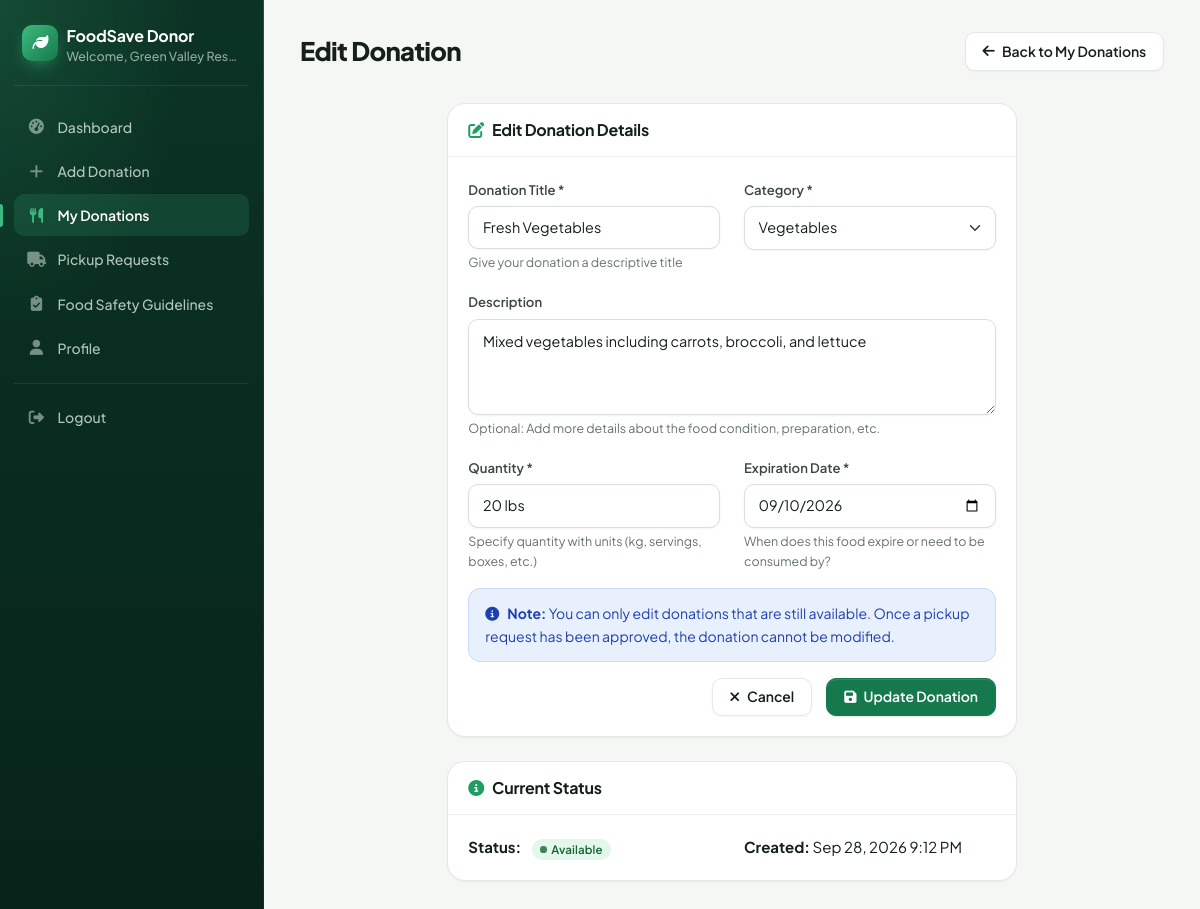
/donor/edit_donation.php?id=1 (signed in), run on the app's committed database.
### tables this page shows
CREATE TABLE food_donations (
    id INT AUTO_INCREMENT PRIMARY KEY,
    donor_id INT NOT NULL,
    title VARCHAR(100) NOT NULL,
    description TEXT,
    category ENUM('vegetables', 'fruits', 'dairy', 'meat', 'grains', 'prepared_food', 'other') NOT NULL,
    quantity VARCHAR(50) NOT NULL,
    expiration_date DATE NOT NULL,
    pickup_address TEXT NOT NULL,
    pickup_city VARCHAR(50) NOT NULL,
    pickup_state VARCHAR(50) NOT NULL,
    pickup_zip VARCHAR(10) NOT NULL,
    status ENUM('available', 'pending', 'requested', 'picked_up', 'completed', 'cancelled', 'expired') DEFAULT 'available',
    created_at TIMESTAMP DEFAULT CURRENT_TIMESTAMP,
    updated_at TIMESTAMP DEFAULT CURRENT_TIMESTAMP ON UPDATE CURRENT_TIMESTAMP,
    ai_risk_probability DECIMAL(5,2) NULL,
    ai_risk_level ENUM('LOW','MEDIUM','HIGH') NULL,
    ai_predicted_at DATETIME NULL,
    ai_model_version VARCHAR(50) NULL,
    FOREIGN KEY (donor_id) REFERENCES users(id) ON DELETE CASCADE
);

### donor/edit_donation.php (the view, shortened to what this page needs)
<?php
$donation_id = $_GET['id'] ?? null;
$error = '';
try {
    $pdo = getDBConnection();
    $stmt = $pdo->prepare("SELECT * FROM food_donations WHERE id = ? AND donor_id = ?");
    $stmt->execute([$donation_id, $_SESSION['user_id']]);
    $donation = $stmt->fetch(PDO::FETCH_ASSOC);
} catch (PDOException $e) {
    $error = 'Database error: ' . $e->getMessage();
}
?>
<!DOCTYPE html>
<html lang="en">
<head>
    <link href="https://cdn.jsdelivr.net/npm/bootstrap@5.1.3/dist/css/bootstrap.min.css" rel="stylesheet">
    <link rel="stylesheet" href="https://cdnjs.cloudflare.com/ajax/libs/font-awesome/6.5.2/css/all.min.css">
    <link href="../assets/css/style.css?v=3" rel="stylesheet">
</head>
<body>
    <div class="container-fluid">
        <div class="row">
            <nav class="col-md-3 col-lg-2 d-md-block sidebar collapse">
                <div class="position-sticky pt-3">
                    <div class="text-center mb-4">
                        <h5 class="text-white">FoodSave Donor</h5>
                        <small class="text-muted">Welcome, <?php echo $_SESSION['full_name']; ?></small>
                    </div>
                    <ul class="nav flex-column">
                        <li class="nav-item">
                            <a class="nav-link" href="dashboard.php">
                                <i class="fas fa-tachometer-alt"></i> Dashboard
                            </a>
                        </li>
                        <li class="nav-item">
                            <a class="nav-link" href="add_donation.php">
                                <i class="fas fa-plus"></i> Add Donation
                            </a>
                        </li>
                        <li class="nav-item">
                            <a class="nav-link active" href="my_donations.php">
                                <i class="fas fa-utensils"></i> My Donations
                            </a>
                        </li>
                        <li class="nav-item">
                            <a class="nav-link" href="pickup_requests.php">
                                <i class="fas fa-truck"></i> Pickup Requests
                            </a>
                        </li>
                        <li class="nav-item">
                            <a class="nav-link" href="food_safety.php">
                                <i class="fas fa-clipboard-check"></i> Food Safety Guidelines
                            </a>
                        </li>
                        <li class="nav-item">
                            <a class="nav-link" href="profile.php">
                                <i class="fas fa-user"></i> Profile
                            </a>
                        </li>
                        <li class="nav-item">
                            <a class="nav-link" href="logout.php">
                                <i class="fas fa-sign-out-alt"></i> Logout
                            </a>
                        </li>
                    </ul>
                </div>
            </nav>
            <main class="col-md-9 ms-sm-auto col-lg-10 px-md-4">
                <div class="d-flex justify-content-between flex-wrap flex-md-nowrap align-items-center pt-3 pb-2 mb-3 border-bottom">
                    <h1 class="h2">Edit Donation</h1>
                    <a href="my_donations.php" class="btn btn-secondary">
                        <i class="fas fa-arrow-left"></i> Back to My Donations
                    </a>
                </div>
                <?php if (!$error || $donation['status'] === 'available'): ?>
                <div class="row justify-content-center">
                    <div class="col-md-8">
                        <div class="card">
                            <div class="card-header">
                                <h5 class="mb-0">
                                    <i class="fas fa-edit"></i> Edit Donation Details
                                </h5>
                            </div>
                            <div class="card-body">
                                <form method="POST">
                                    <div class="row">
                                        <div class="col-md-6">
                                            <div class="mb-3">
                                                <label for="title" class="form-label">Donation Title *</label>
                                                <input type="text" class="form-control" id="title" name="title"
                                                       value="<?php echo htmlspecialchars($donation['title']); ?>" required>
                                                <div class="form-text">Give your donation a descriptive title</div>
                                            </div>
                                        </div>
                                        <div class="col-md-6">
                                            <div class="mb-3">
                                                <label for="category" class="form-label">Category *</label>
                                                <select class="form-select" id="category" name="category" required>
                                                    <option value="vegetables" <?php echo $donation['category'] === 'vegetables' ? 'selected' : ''; ?>>Vegetables</option>
                                                </select>
                                            </div>
                                        </div>
                                    </div>
                                    <div class="mb-3">
                                        <label for="description" class="form-label">Description</label>
                                        <textarea class="form-control" id="description" name="description" rows="3"
                                                  placeholder="Provide additional details about the food donation..."><?php echo htmlspecialchars($donation['description']); ?></textarea>
                                        <div class="form-text">Optional: Add more details about the food condition, preparation, etc.</div>
                                    </div>
                                    <div class="row">
                                        <div class="col-md-6">
                                            <div class="mb-3">
                                                <label for="quantity" class="form-label">Quantity *</label>
                                                <input type="text" class="form-control" id="quantity" name="quantity"
                                                       value="<?php echo htmlspecialchars($donation['quantity']); ?>"
                                                       placeholder="e.g., 5 kg, 10 servings, 2 boxes" required>
                                                <div class="form-text">Specify quantity with units (kg, servings, boxes, etc.)</div>
                                            </div>
                                        </div>
                                        <div class="col-md-6">
                                            <div class="mb-3">
                                                <label for="expiration_date" class="form-label">Expiration Date *</label>
                                                <input type="date" class="form-control" id="expiration_date" name="expiration_date"
                                                       value="<?php echo $donation['expiration_date']; ?>"
                                                       min="<?php echo date('Y-m-d', strtotime('+1 day')); ?>" required>
                                                <div class="form-text">When does this food expire or need to be consumed by?</div>
                                            </div>
                                        </div>
                                    </div>
                                    <div class="alert alert-info">
                                        <i class="fas fa-info-circle"></i>
                                        <strong>Note:</strong> You can only edit donations that are still available.
                                        Once a pickup request has been approved, the donation cannot be modified.
                                    </div>
                                    <div class="d-grid gap-2 d-md-flex justify-content-md-end">
                                        <a href="my_donations.php" class="btn btn-secondary">
                                            <i class="fas fa-times"></i> Cancel
                                        </a>
                                        <button type="submit" class="btn btn-primary">
                                            <i class="fas fa-save"></i> Update Donation
                                        </button>
                                    </div>
                                </form>
                            </div>
                        </div>
                    </div>
                </div>
                <?php endif; ?>
                <div class="row justify-content-center mt-4">
                    <div class="col-md-8">
                        <div class="card">
                            <div class="card-header">
                                <h6 class="mb-0">
                                    <i class="fas fa-info-circle"></i> Current Status
                                </h6>
                            </div>
                            <div class="card-body">
                                <div class="row">
                                    <div class="col-md-6">
                                        <strong>Status:</strong>
                                        <span class="badge status-<?php echo $donation['status']; ?> ms-2">
                                            <?php echo ucfirst(str_replace('_', ' ', $donation['status'])); ?>
                                        </span>
                                    </div>
                                    <div class="col-md-6">
                                        <strong>Created:</strong>
                                        <?php echo date('M j, Y g:i A', strtotime($donation['created_at'])); ?>
                                    </div>
                                </div>
                            </div>
                        </div>
                    </div>
                </div>
            </main>
        </div>
    </div>
</body>
</html>

### data on the page
food_donations: title "Fresh Vegetables", category "Vegetables", description "Mixed vegetables including carrots, broccoli, and lettuce", quantity "20 lbs", expiration_date "09/10/2026", status "Available", created_at "Sep 28, 2026 9:12 PM"

### other printed values
$_SESSION['full_name'] "Green Valley Res…"
